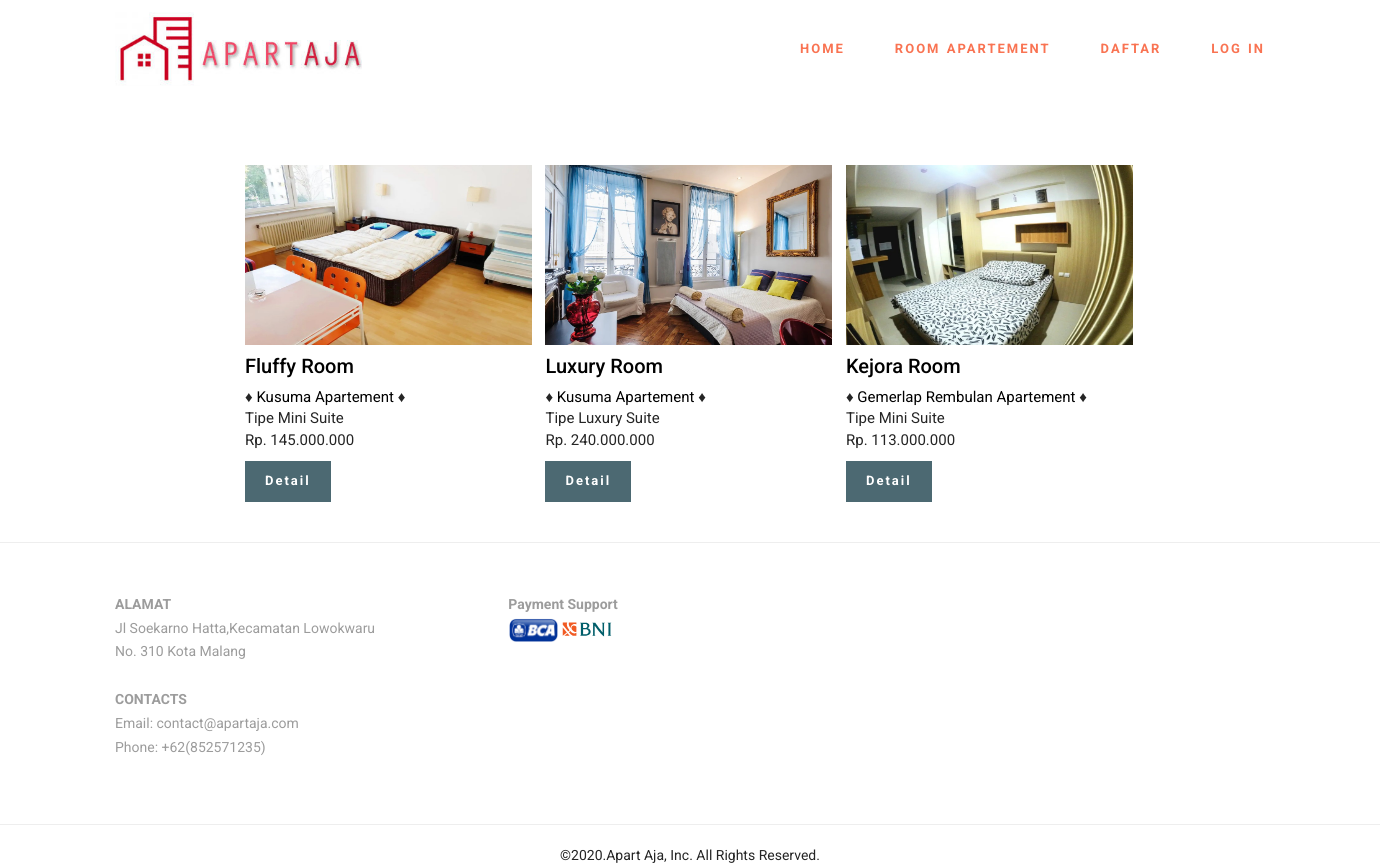
The page /index.php/ruangan on the database as committed earlier.
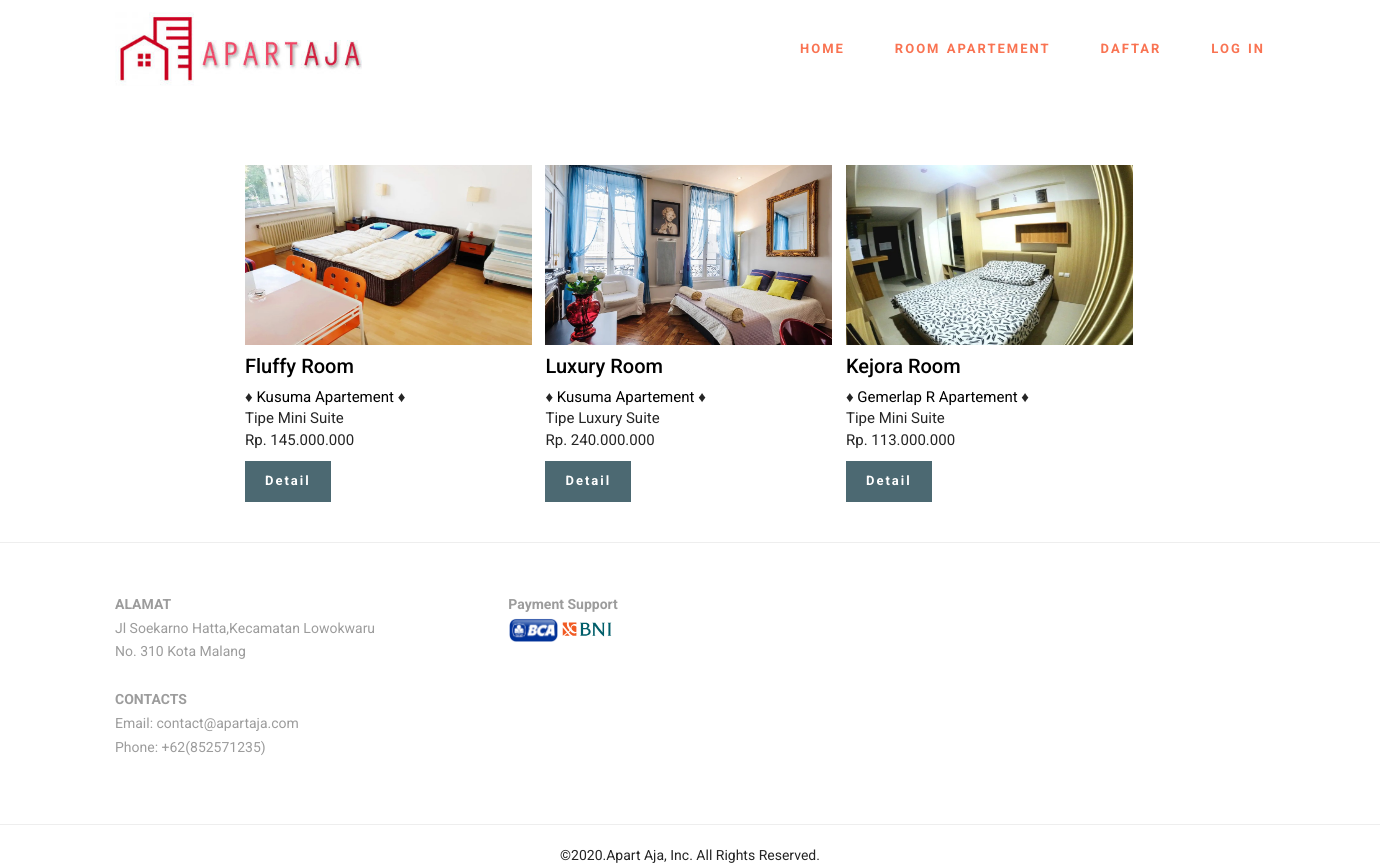
The same page on the database as committed later.
### tables this page shows
CREATE TABLE `ruangan_apartemen` (
  `id_ruangan` int(2) NOT NULL,
  `id_apartemen` int(1) NOT NULL,
  `id_pengelola` int(1) NOT NULL,
  `nama_ruangan` varchar(20) NOT NULL,
  `jenis_ruangan` varchar(15) NOT NULL,
  `harga_beli` bigint(7) NOT NULL,
  `detail_ruangan` text NOT NULL,
  `sisa_ruang_apartemen` int(2) NOT NULL,
  `gambar_utama` text NOT NULL
);

CREATE TABLE `apartemen` (
  `id_apartemen` int(1) NOT NULL,
  `id_pengelola` int(1) NOT NULL,
  `nama_apartemen` varchar(10) NOT NULL,
  `alamat_apartemen` varchar(20) NOT NULL,
  `kota_kabupaten` varchar(20) NOT NULL,
  `provinsi` varchar(20) NOT NULL,
  `gambar_apartemen` text NOT NULL,
  `maps_link` text NOT NULL
);

### application/controllers/Ruangan.php (called while the page is built, shortened)
<?php
class Ruangan extends CI_Controller
{
	public function __construct()
	{
		$this->load->model('ruangan_model');
		$this->load->model('apartemen_model');
		$this->load->model('gambarruangan_model');
	}
	public function index()
	{
		$kategori = $this->input->post("kategori");
		if (!empty($kategori)) {
			$data['ruangan'] = $this->ruangan_model->getAllRuanganByKategori($kategori);
		} elseif (isset($_POST["cari"])) {
			$keyword = $this->input->post("keyword");
			$data['ruangan'] = $this->ruangan_model->getAllRuanganByNamaOrKota($keyword);
		} else {
			$data['ruangan'] = $this->ruangan_model->getAllRuangan();
		}
		$data['title'] = 'Apart Aja';
		$level = $this->session->userdata('level');
		if ($level == 'user' or $level == 'admin') {
			$this->load->view('templates/header-user', $data);
		} else {
			$this->load->view('templates/header-guest', $data);
		}
		$this->load->view('ruangan/index', $data);
		$this->load->view('templates/footer');
	}
}

### index.php (called while the page is built, shortened)
<?php
require_once BASEPATH.'core/CodeIgniter.php';

### application/models/Ruangan_model.php (called while the page is built, shortened)
<?php
class ruangan_model extends CI_Model
{
	public function getAllRuangan()
	{
		$query = $this->db->query("SELECT * FROM ruangan_apartemen as ra JOIN apartemen a ON ra.id_apartemen = a.id_apartemen");
		return $query->result_array();
	}
}

### application/views/ruangan/index.php (the view, shortened to what this page needs)
<div class="container" style="padding: 20px; margin: 10 px auto; margin-left: 220px; margin-right: auto;margin-top:50px;">
	<div class="row" style="margin-top: 80px;">
		<div class="col-lg-12" style="margin: 0 auto;">
			<?php
			foreach ($ruangan as $ruanganApartemen) {
			?>
				<div class="card" onclick="location.href='<?= base_url() ?>ruangan/detailRuangan/<?= $ruanganApartemen['id_ruangan'] ?>'" style="width: 287px;display:inline-block;margin-left:5px;margin-right: 5px;margin-top: 15px;cursor:pointer">
					<a href="<?= base_url() ?>ruangan/detailRuangan/<?= $ruanganApartemen['id_ruangan'] ?>" style="text-decoration: none; color:black">
						<img style="width:287px;height:180px" src="<?= base_url() ?>assets/img/gambar_ruangan/<?= $ruanganApartemen['gambar_utama'] ?>" alt="Card image cap">
						<div class="card-body">
							<h5 class="card-title" style="font-size: 20px;"><?= $ruanganApartemen['nama_ruangan'] ?> Room</h5>
					</a>
					<p class="card-text" style="font-size: 15px">&diams; <a href="<?= base_url() ?>ruangan/detailRuangan/<?= $ruanganApartemen['id_ruangan'] ?>" style="text-decoration: none;color:black"><?= $ruanganApartemen['nama_apartemen'] ?> Apartement</a> &diams;<br>Tipe <?= $ruanganApartemen['jenis_ruangan'] ?><br>Rp. <?= number_format($ruanganApartemen['harga_beli'], 0, ',', '.');; ?></p>
					<a href="<?= base_url() ?>ruangan/detailRuangan/<?= $ruanganApartemen['id_ruangan'] ?>" class="btn btn-primary">Detail</a>
				</div>
		</div>
	<?php
			}
	?>

Rows that differ between the two databases and show on the page:
changed through a linked row, ruangan_apartemen "Kejora": id_apartemen.nama_apartemen "Gemerlap Rembulan" → "Gemerlap R"
